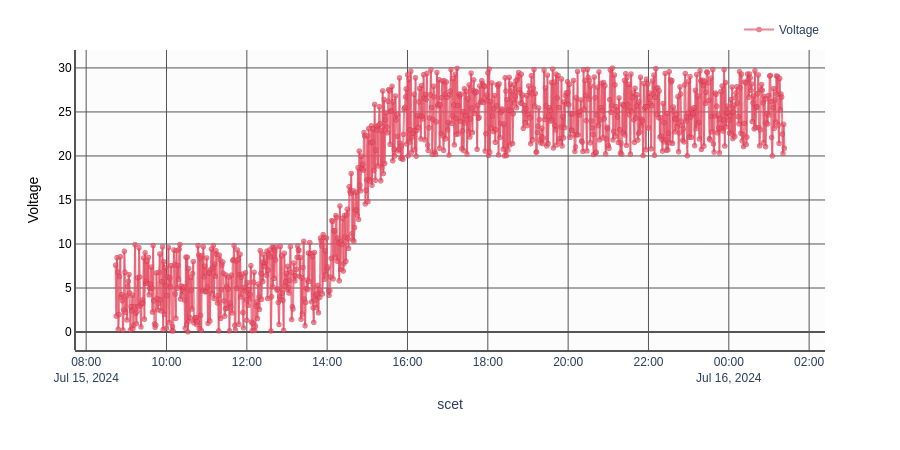

Notebook code cell kept with this figure:
### Markdown cell above
## DTAT Return Values

The following cell reproduces the last plot, but note that now we are passing in our own custom dict for defining the traces, and our own list of colors to use.

Right now we're using those pretty trivially, but will use them in more sophisticated ways later.

### Code cell
fig,c,m,t = dtatplot.make_stacked_graph(
    fake_data.instrument_turn_on(), # CSVConnector.get_data() returns formatted data for DTAT
    y_vars = [
        t, # show the same parameters as before on the plot
    ],
    customize_dict=m, # use the same settings for the traces we had before
    unassigned_colors=c # passing the unassigned colors lets DTAT pull from the next color, instead of restarting from red
    )
fig.show() # this should look the same as our previous figure

### Figure 1 — Plotly figure (JSON) as saved in the notebook; plotly's stock layout.template omitted (floating-point values rounded to 4 significant figures; data arrays with more than 128 entries replaced by an {"elided": "..."} marker saying what was removed)
{"data": [{"hovertemplate": "scet: %{x|%Y-%jT%H:%M:%S.%L}<br>Voltage: %{y}<br>scet: %{meta[1]|%Y-%jT%H:%M:%S.%L}<extra></extra>", "marker": {"color": "#E55166", "colorscale": [[0, "rgb(0,0,131)"], [0.2, "rgb(0,60,170)"], [0.4, "rgb(5,255,255)"], [0.6, "rgb(255,255,0)"], [0.8, "rgb(250,0,0)"], [1, "rgb(128,0,0)"]], "line": {"color": "#CA243C", "width": 0.5}, "showscale": false, "size": 5, "symbol": "circle"}, "meta": {"elided": "1000x2 str values"}, "mode": "lines+markers", "name": "Voltage", "opacity": 0.7, "showlegend": true, "type": "scattergl", "x": {"elided": "1000 str values"}, "xaxis": "x", "y": {"elided": "1000 float values"}, "yaxis": "y"}], "layout": {"font": {"family": "Arial"}, "height": 450, "legend": {"orientation": "h", "x": 1, "xanchor": "right", "y": 1.02, "yanchor": "bottom"}, "margin": {"b": 100, "l": 75, "r": 75, "t": 50}, "plot_bgcolor": "#fcfcfc", "xaxis": {"anchor": "y", "domain": [0, 1], "gridcolor": "#555555", "linecolor": "#555555", "linewidth": 2, "showgrid": true, "showline": true, "title": {"text": "scet"}, "zerolinecolor": "#555555"}, "yaxis": {"anchor": "free", "domain": [0, 1], "gridcolor": "#555555", "linecolor": "#555555", "linewidth": 2, "overlaying": "y", "position": 0, "showgrid": true, "showline": true, "tickfont": {"color": "#000000"}, "title": {"font": {"color": "#000000"}, "text": "Voltage"}, "zerolinecolor": "#555555"}}}
